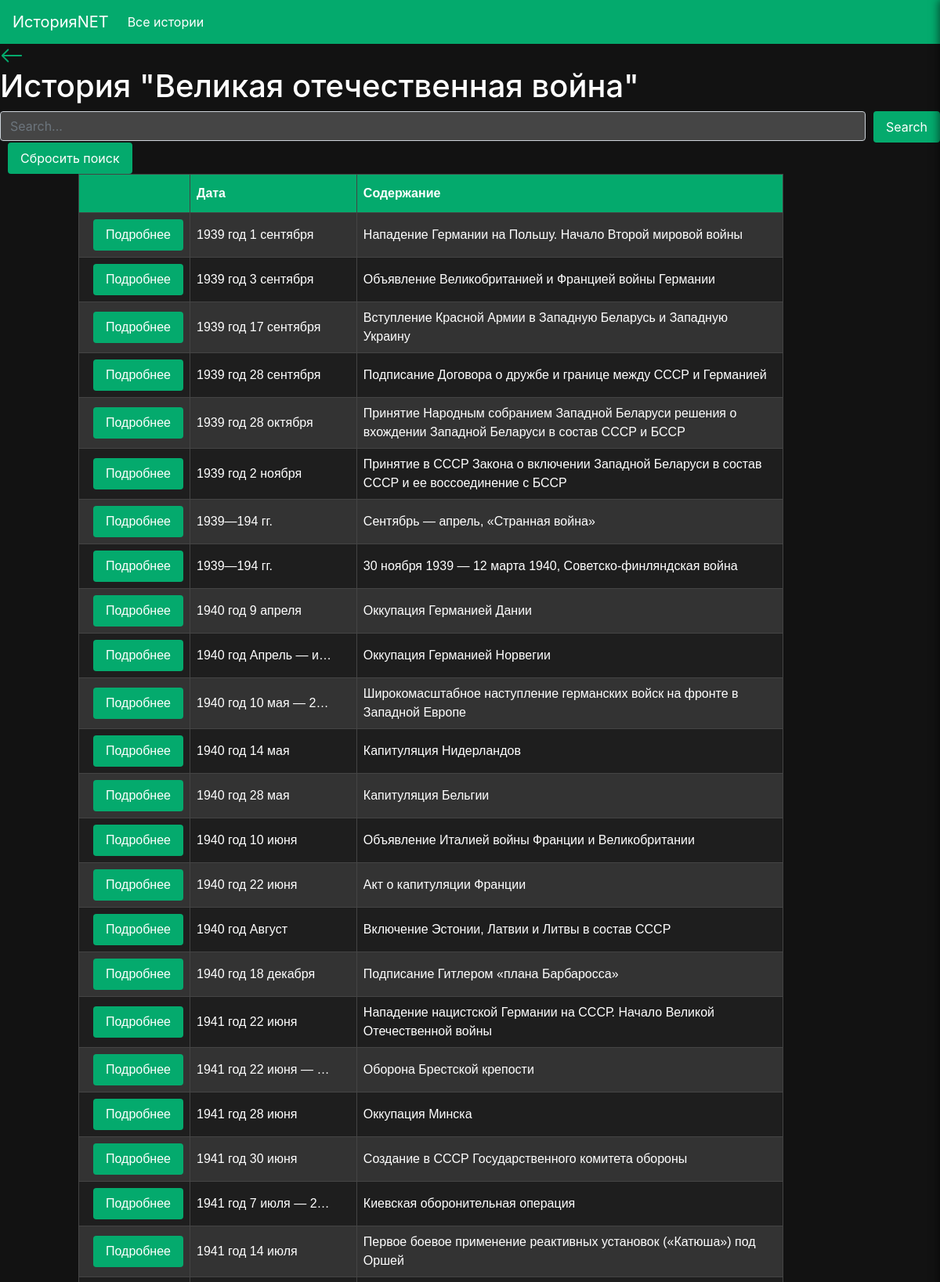
Page /history/3 (upper part) on the committed database.
### events/models.py (models this page shows, shortened)
class HistoryModel(models.Model):
    title = models.CharField(
        verbose_name="название истории",
        max_length=255,
    )
    class Meta:
        verbose_name = "история"
        verbose_name_plural = "истории"

class EventModel(models.Model):
    history = models.ForeignKey(
        HistoryModel,
        verbose_name="история",
        on_delete=models.CASCADE,
    )
    date = models.CharField(
        verbose_name="дата",
        max_length=100,
    )
    content = models.TextField(
        verbose_name="событие",
    )
    class Meta:
        verbose_name = "событие"
        verbose_name_plural = "события"

### events/views.py (the view, shortened to what this page needs)
class AllEventsByHistoryView(View):
    def get(self, request, history_id):
        form_for_search = SearchForm()
        context = {
            "events": EventModel.objects.filter(
                history_id=history_id,
            ),
            "history": HistoryModel.objects.get(id=history_id),
            "form_for_search": form_for_search,
        }
        return render(
            request,
            "events/all_events.html",
            context=context,
        )

### events/forms.py
class SearchForm(forms.Form):
    request_content = forms.CharField(
        max_length=1023,
        widget=forms.TextInput(
            attrs={
                "type": "text",
                "class": "form-control",
                "style": "background-color:rgb(69, 69, 69); color: white;",
                "placeholder": "Search...",
            },
        ),
    )

### templates/events/all_events.html (shortened to what this page needs)
{% include "includes/base.html" %}
{% load static %}
{% block content %}
<!DOCTYPE html>
<html lang="en">
  <head>
    <link rel="stylesheet" href="{% static 'styles/table.css' %}" />
  </head>
  <body>
    <a href="{% url 'events:all_histories' %}">
      <svg xmlns="http://www.w3.org/2000/svg" width="30" height="30" fill="#04aa6d" class="bi bi-arrow-left" viewBox="0 0 16 16">
          <path fill-rule="evenodd" d="M15 8a.5.5 0 0 0-.5-.5H2.707l3.147-3.146a.5.5 0 1 0-.708-.708l-4 4a.5.5 0 0 0 0 .708l4 4a.5.5 0 0 0 .708-.708L2.707 8.5H14.5A.5.5 0 0 0 15 8"/>
      </svg>
    </a>
    <h1>История "{{ history.title }}"</h1>
    <form method="POST">
      <div style="display: flex;">
        {{ form_for_search.request_content }}
        <button type="submit" class="search-button btn btn-primary send-button">
          Search
        </button>
      </div>
    </form>
    <a href="{% url 'events:all_events' history_id=history.id %}" style="width=100%">
      <button class="send-button" style="width=100%">
          Сбросить поиск
      </button>
    </a>
    <table id="customers">
      <tr>
        <th>
        </th>
        <th>Дата</th>
        <th>Содержание</th>
      </tr>
      {% for event in events %}
        <tr>
          <td>
            <a href="{% url 'events:about_event' history_id=history.id event_id=event.id %}">
            <button class="search-button btn btn-primary send-button">Подробнее</button>
            </a>
          </td>
          <td>{{ event.date|truncatechars:20 }}</td>
          <td>{{ event.content|truncatechars:200 }}</td>
        </tr>
      {% endfor %}
    </table>
  </body>
</html>
{% endblock %}

### templates/includes/base.html (shortened to what this page needs)
{% load static %}
<!DOCTYPE html>
<html lang="ru">
  <head>
    <link
      href="//maxcdn.bootstrapcdn.com/bootstrap/4.1.1/css/bootstrap.min.css"
      rel="stylesheet"
      id="bootstrap-css"
    />
    <link
      href="{% static 'styles/background.css' %}"
      rel="stylesheet"
    />
    <link
      href="{% static 'styles/card.css' %}"
      rel="stylesheet"
    />
    <link
      href="{% static 'styles/button.css' %}"
      rel="stylesheet"
    />
  </head>
  <body>
    <header>
      <nav class="navbar navbar-expand-lg navbar-light" style="background-color: #04aa6d;">
        <a class="navbar-brand" href="{% url 'events:all_histories' %}" style="color: white;">ИсторияNET</a>
        <div class="collapse navbar-collapse" id="navbarNav" style="color: white;">
          <ul class="navbar-nav">
            <li class="nav-item active">
              <a class="nav-link" href="{% url 'events:all_histories' %}" style="color: white;"
                >Все истории</a
              >
            </li>
          </ul>
        </div>
      </nav>
    </header>
  </body>
</html>

### static/styles/background.css (style rules this page uses)
body { background-color: #121212; color: #ffffff; }

### static/styles/button.css (style rules this page uses)
.send-button { margin-left: 10px; padding: 8px 16px; background: #04aa6d; color: white; border: none; border-radius: 4px; cursor: pointer; }
* { box-sizing: border-box; }

### static/styles/table.css (style rules this page uses)
#customers { font-family: Arial, Helvetica, sans-serif; border-collapse: collapse; width: 100%; }
#customers td, #customers th { border: 1px solid #ddd; padding: 8px; }
#customers tr:nth-child(even) { background-color: #f2f2f2; }
#customers th { padding-top: 12px; padding-bottom: 12px; text-align: left; background-color: #04AA6D; color: white; }

### templates/events/all_events.html (style rules this page uses)
h1 { color: #ffffff; }
#customers { font-family: Arial, Helvetica, sans-serif; border-collapse: collapse; width: 75%; margin-left: auto; margin-right: 200px; background-color: #1e1e1e; color: #ffffff; }
#customers td, #customers th { border: 1px solid #444; padding: 8px; }
#customers tr:nth-child(even) { background-color: #333; }
#customers th { padding-top: 12px; padding-bottom: 12px; text-align: left; background-color: #04aa6d; color: white; }
button { background-color: #04aa6d; color: white; border-radius: 10px; }
th:nth-child(1), td:nth-child(1) { width: 10%; }
th:nth-child(2), td:nth-child(2) { width: 25%; }
th:nth-child(3), td:nth-child(3) { width: 65%; }

### rows in the picture
HistoryModel: title "Великая отечественная война"
EventModel: date "1939 год 1 сентября", content "Нападение Германии на Польшу. Начало Второй мировой войны"
EventModel: date "1939 год 3 сентября", content "Объявление Великобританией и Францией войны Германии"
EventModel: date "1939 год 17 сентября", content "Вступление Красной Армии в Западную Беларусь и Западную Украину"
EventModel: date "1939 год 28 сентября", content "Подписание Договора о дружбе и границе между СССР и Германией"
EventModel: date "1939 год 28 октября", content "Принятие Народным собранием Западной Беларуси решения о вхождении Западной Беларуси в состав СССР и БССР"
EventModel: date "1939 год 2 ноября", content "Принятие в СССР Закона о включении Западной Беларуси в состав СССР и ее воссоединение с БССР"
EventModel: date "1939—194 гг.", content "Сентябрь — апрель, «Странная война»"
EventModel: date "1939—194 гг.", content "30 ноября 1939 — 12 марта 1940, Советско-финляндская война"
EventModel: date "1940 год 9 апреля", content "Оккупация Германией Дании"
EventModel: date "1940 год Апрель — и…", content "Оккупация Германией Норвегии"
EventModel: date "1940 год 10 мая — 2…", content "Широкомасштабное наступление германских войск на фронте в Западной Европе"
EventModel: date "1940 год 14 мая", content "Капитуляция Нидерландов"
EventModel: date "1940 год 28 мая", content "Капитуляция Бельгии"
EventModel: date "1940 год 10 июня", content "Объявление Италией войны Франции и Великобритании"
EventModel: date "1940 год 22 июня", content "Акт о капитуляции Франции"
EventModel: date "1940 год Август", content "Включение Эстонии, Латвии и Литвы в состав СССР"
EventModel: date "1940 год 18 декабря", content "Подписание Гитлером «плана Барбаросса»"
EventModel: date "1941 год 22 июня", content "Нападение нацистской Германии на СССР. Начало Великой Отечественной войны"
EventModel: date "1941 год 22 июня — …", content "Оборона Брестской крепости"
EventModel: date "1941 год 28 июня", content "Оккупация Минска"
EventModel: date "1941 год 30 июня", content "Создание в СССР Государственного комитета обороны"
EventModel: date "1941 год 7 июля — 2…", content "Киевская оборонительная операция"
EventModel: date "1941 год 14 июля", content "Первое боевое применение реактивных установок («Катюша») под Оршей"
